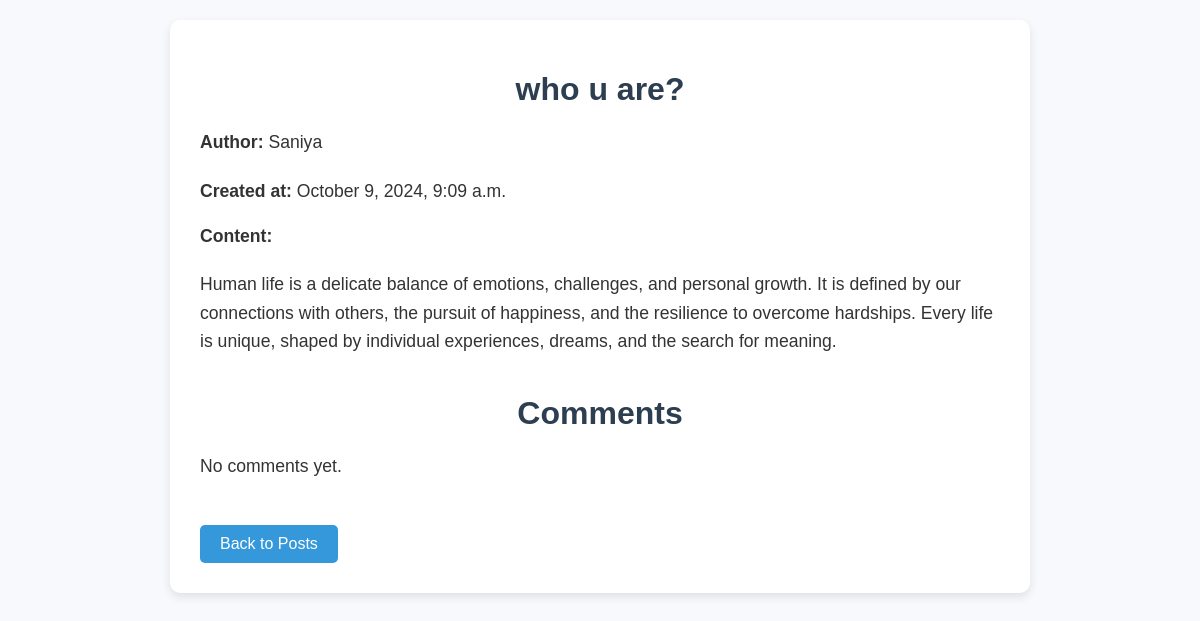
The app's page /blog/post_details/2 with its own data.
### blog/models.py (models this page shows, shortened)
class Post(models.Model):
    title = models.CharField(max_length=255, blank=True)
    content = models.TextField(blank=True)
    created_at = models.DateTimeField( default=timezone.now)
    author = models.ForeignKey(User, on_delete=models.CASCADE)

### blog/views.py (the view)
# urls.py: path('post_details/<int:id>', post_detail, name='post_detail'),
def post_detail(request, id):
    context = {}
    context["data"] = Post.objects.get(id = id)
    return render(request, "blog/post_detail.html", context)

### blog/templates/blog/post_detail.html (shortened to what this page needs)
<!DOCTYPE html>
<html lang="en">
<head>
</head>
<body>
    <div class="container">
        <h1>{{ data.title }}</h1>
        <p class="author-info"><strong>Author:</strong> {{ data.author.username }}</p>
        <p><strong>Created at:</strong> {{ data.created_at|date:"F j, Y, g:i a" }}</p>
        <p class="content-info"><strong>Content:</strong></p>
        <p>{{ data.content }}</p>
        <div class="comments-section">
            <h1>Comments</h1>
            {% if comments %}
                <ul>
                    {% for comment in comments %}
                        <li>
                            <strong>{{ comment.author.username }}:</strong> {{ comment.content }}
                            <small>{{ comment.created_at|date:"F j, Y, g:i a" }}</small>
                        </li>
                    {% endfor %}
                </ul>
            {% else %}
                <p>No comments yet.</p>
            {% endif %}
        </div>
        <a href="{% url 'post_list' %}">Back to Posts</a>
    </div>
</body>
</html>

### blog/templates/blog/post_detail.html (style rules this page uses)
body { font-family: 'Arial', sans-serif; background-color: #f7f9fc; color: #333; margin: 0; padding: 20px; display: flex; justify-content: center; align-items: flex-start; }
.container { background-color: #fff; border-radius: 10px; padding: 30px; max-width: 800px; width: 100%; box-shadow: 0 4px 10px rgba(0, 0, 0, 0.1); }
h1 { color: #2c3e50; text-align: center; margin-bottom: 20px; }
p { font-size: 1.1em; line-height: 1.6; margin-bottom: 15px; }
.author-info, .content-info { margin-bottom: 20px; }
.comments-section { margin-top: 40px; }
a { display: inline-block; margin-top: 30px; padding: 10px 20px; background-color: #3498db; color: #fff; text-decoration: none; border-radius: 5px; text-align: center; }

### records on screen
Post: title "who u are?", author.username "Saniya", created_at "October 9, 2024, 9:09 a.m.", content "Human life is a delicate balance of emotions, challenges, and personal growth. It is defined by our connections with others, the pursuit of happiness, and the resilience to overcome hardships. Every life is unique, shaped by individual experiences, dreams, and the search for meaning."
